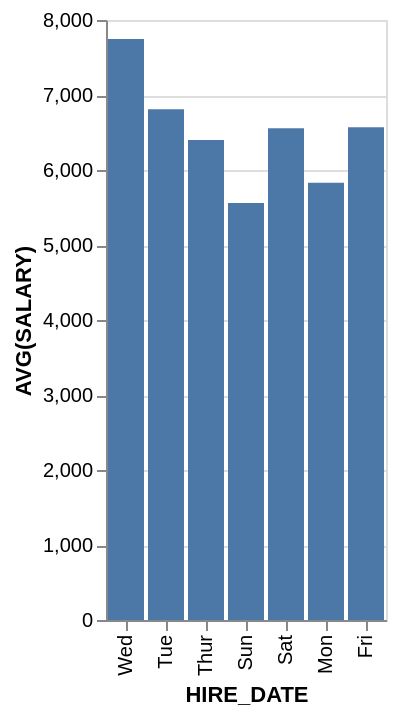

Source (Vega-Lite JSON):
### Vega-Lite specification from a JSON file in a GitHub repository (floating-point values rounded to 4 significant figures)
{"data": {"values": [{"x_data": "Mon", "y_data": 5831.0}, {"x_data": "Tue", "y_data": 6810}, {"x_data": "Wed", "y_data": 7747.0}, {"x_data": "Thur", "y_data": 6400}, {"x_data": "Fri", "y_data": 6571.0}, {"x_data": "Sat", "y_data": 6558.0}, {"x_data": "Sun", "y_data": 5562.0}]}, "mark": "bar", "encoding": {"x": {"field": "x_data", "type": "nominal", "title": "HIRE_DATE", "sort": "descending"}, "y": {"field": "y_data", "type": "quantitative", "title": "AVG(SALARY)"}}}
